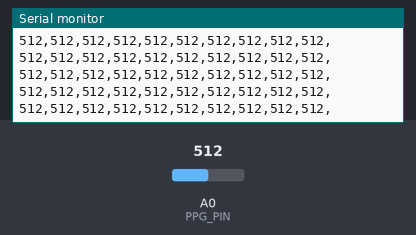
The sketch below on a simulated Arduino Uno, built with avr-gcc and run on an emulated ATmega328P. Shown: the last lines printed to the serial monitor. The inputs (shaded band) are chosen by the test bench; at power-on: A0 (PPG_PIN) = 512.

Above: at 3.8 s.
3.9 s: A0 (PPG_PIN) set to 106
At 3.93 s:
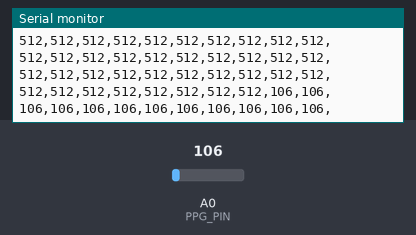
6.9 s: A0 (PPG_PIN) set to 91
At 16.85 s:
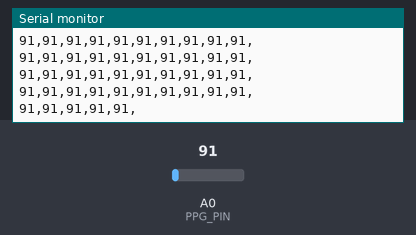
Timing chart, 0 to 16.9 s (numbered marks = the images above; inputs shaded):
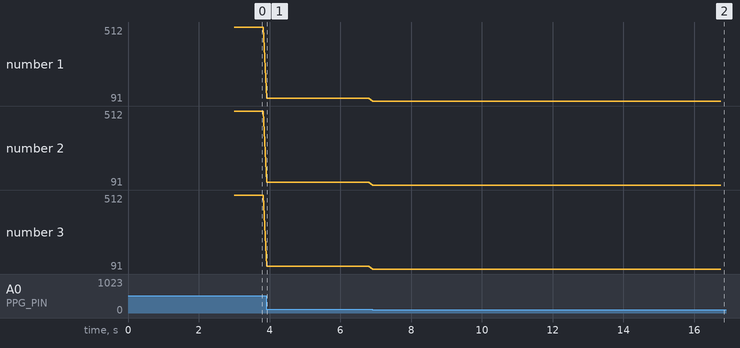

Measured:
- the behaviour switches between 100 and 99 on A0 (PPG_PIN) (found by bisection; images 1 and 2)
- after the input at 3.9 s, the serial monitor: prints a new line at once (image 1)
- after the input at 6.9 s, the serial monitor: prints a new line at once (image 2)
- plotted number 1: 512 → 106 after the input at 3.9 s, 106 → 91 after the input at 6.9 s
- plotted number 2: 512 → 106 after the input at 3.9 s, 106 → 91 after the input at 6.9 s
- plotted number 3: 512 → 106 after the input at 3.9 s, 106 → 91 after the input at 6.9 s

The sketch:

arduinocpp_ppgvalue_Calculator.ino
```cpp
const int PPG_PIN = A0;

const int NUM_SAMPLES = 3000;
const int SAMPLE_DELAY = 10;   // 10 ms = 100 Hz

void setup()
{
  Serial.begin(115200);

  delay(3000);   // Gives you time to place your finger

  Serial.println("ppg = [");

  for(int i = 0; i < NUM_SAMPLES; i++)
  {
    int value = analogRead(PPG_PIN);

    Serial.print(value);

    if(i != NUM_SAMPLES - 1)
      Serial.print(",");

    if((i + 1) % 10 == 0)
      Serial.println();

    delay(SAMPLE_DELAY);
  }

  Serial.println("]");
}

void loop()
{
}
```
